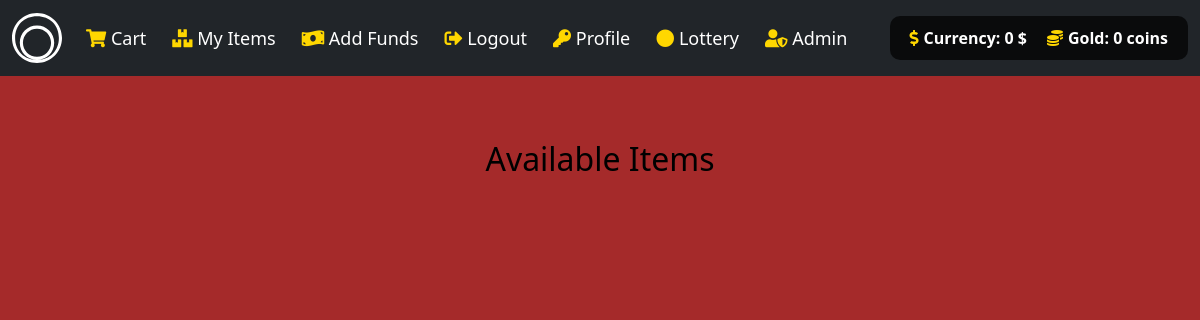
The app's page /item/scythe (signed in), older data.
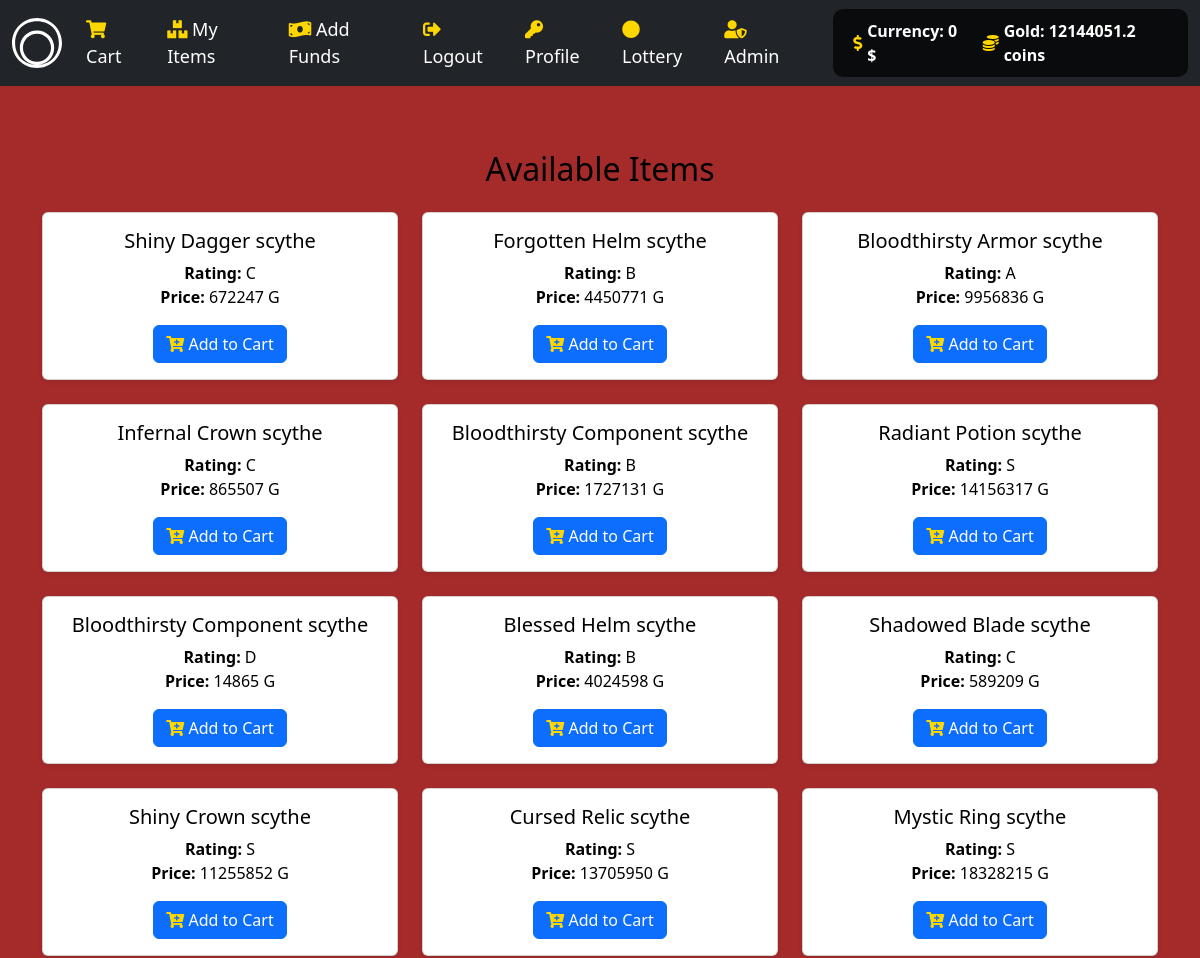
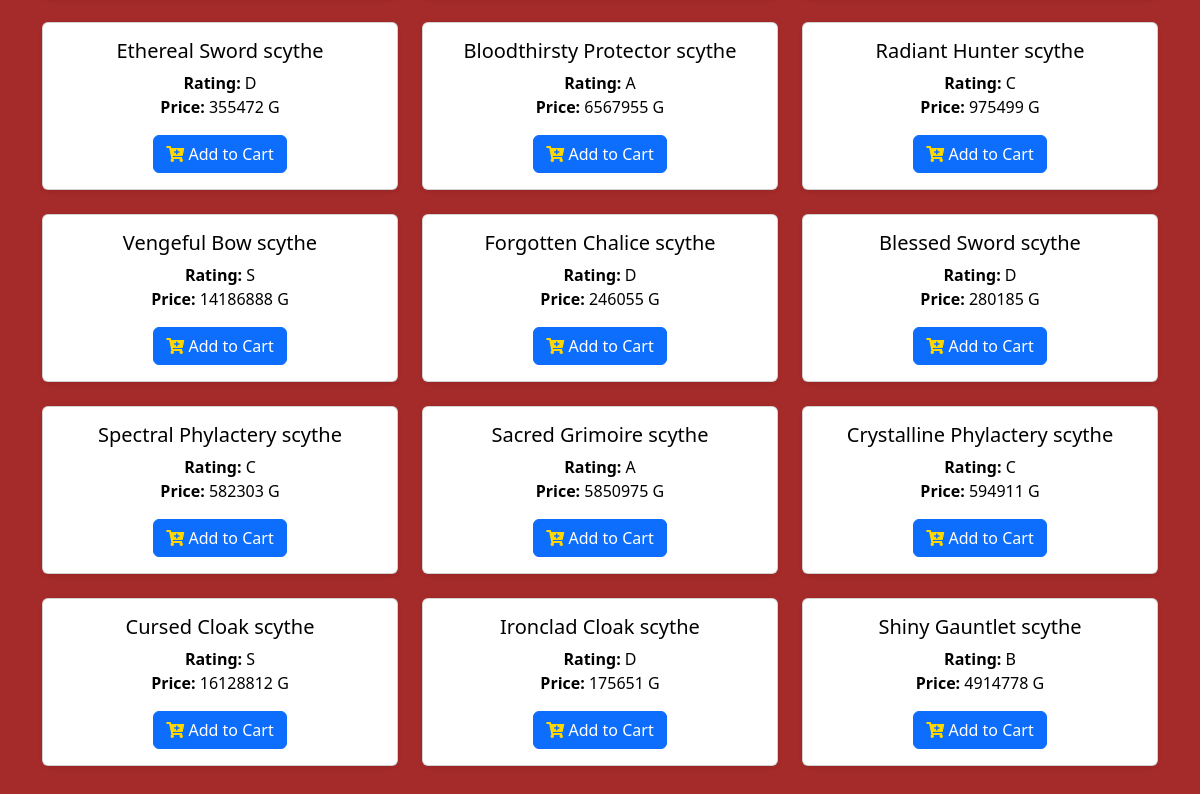
The same page, newer data (2 pictures, top to bottom).
### tables this page shows
CREATE TABLE user_store(ID int PRIMARY KEY,Funds int,Gold int);

CREATE TABLE object(Object_ID int PRIMARY KEY,
Object_Name varchar(100),
Object_type varchar(20),
listing varchar(2),
rating varchar(1),
price int,
image_src varchar(1000));

### main.py (the view)
@app.get("/item/{category}", response_class=HTMLResponse)
async def get_category_items(request: Request, category: str):
    if category not in categories:
        return HTMLResponse(content="Category not found", status_code=404)
    user = request.session.get("user")
    items = listed_object_data_generator(category)
    L = balance_checker(user)
    L = list(L[0])
    if category == "gold":
        return RedirectResponse("/gold")
    context = {
        "request": request,
        "items": items,
        "user": user,
        "cash": L[0],
        "cashG": L[1]
    }
    return templates.TemplateResponse(f"{category}.html", context)

### templates/scythe.html
{% extends "sword.html" %}

### templates/sword.html (shortened to what this page needs)
{% extends "layout.html" %}
{% block main %}
<div class="container mt-3">
    <h2 class="mb-4 text-center">Available Items</h2>
    <div id="item-container" class="row">
        {% for i in items %}
        <div class="col-md-4 mb-4">
            <div class="card shadow-sm h-100">
                <div class="card-body">
                    <h5 class="card-title">{{ i[1] }}</h5>
                    <p class="card-text">
                        <strong>Rating:</strong> {{ i[4] }}<br>
                        <strong>Price:</strong> {{ i[5] }} G
                    </p>
                    <button onclick="addToCart( '{{ i[0] }}'  , '{{ i[2] }}')" class="btn btn-primary btn-block">
                        <i class="fas fa-cart-plus"></i> Add to Cart
                    </button>
                </div>
            </div>
        </div>
        {% endfor %}
    </div>
</div>
{% endblock %}

### templates/layout.html (shortened to what this page needs)
<!DOCTYPE html>
<html lang="en">
<head>
    <link href="https://cdn.jsdelivr.net/npm/bootstrap@5.2.3/dist/css/bootstrap.min.css" rel="stylesheet">
    <link href="https://cdnjs.cloudflare.com/ajax/libs/font-awesome/5.15.1/css/all.min.css" rel="stylesheet">
    <link href="/static/CSSS.css" rel="stylesheet">
</head>
<body>
    <nav class="navbar navbar-expand-lg navbar-dark bg-dark">
        <div class="container-fluid">
            <a class="navbar-brand" href="/">
            </a>
            <div class="collapse navbar-collapse" id="mynavbar">
                {% if user %}
                <ul class="navbar-nav me-auto">
                    <li class="nav-item"><a class="nav-link" href="/cart"><i class="fas fa-shopping-cart"></i> Cart</a></li>
                    <li class="nav-item"><a class="nav-link" href="/objs"><i class="fas fa-boxes"></i> My Items</a></li>
                    <li class="nav-item"><a class="nav-link" href="/buy"><i class="fas fa-money-bill-wave"></i> Add Funds</a></li>
                    <li class="nav-item"><a class="nav-link" href="/logout"><i class="fas fa-sign-out-alt"></i> Logout</a></li>
                    <li class="nav-item"><a class="nav-link" href="/profile"><i class="fas fa-key"></i> Profile </a></li>
                    <li class="nav-item"><a class="nav-link" href="/lottery-wheel"><i class="fas fa-circle"></i> Lottery</a></li>
                    {% if user == 1 %}
                    <li class="nav-item"><a class="nav-link" href="/admin"><i class="fas fa-user-shield"></i> Admin</a></li>
                    {% endif %}
                </ul>
                <div class="balance-widget">
                    <div class="value">
                        <i class="fas fa-dollar-sign"></i> Currency: {{ cash }} $
                    </div>
                    <div class="value">
                        <i class="fas fa-coins"></i> Gold: {{ cashG }} coins
                    </div>
                </div>
                {% else %}
                <ul class="navbar-nav me-auto">
                    <li class="nav-item"><a class="nav-link" href="/register"><i class="fas fa-user-plus"></i> Register</a></li>
                    <li class="nav-item"><a class="nav-link" href="/login"><i class="fas fa-sign-in-alt"></i> Login</a></li>
                </ul>
                {% endif %}
            </div>
        </div>
    </nav>
    <main class="container-fluid py-5 text-center main-content">
        {% block main %}{% endblock %}
    </main>
</body>
</html>

Row changes from the older to the newer data that the page shows:
now on this page (row edited): user_store: Gold "12144051.2"
now on this page (row edited): object: Object_Name "Shiny Dagger scythe", rating "C", price "672247"
now on this page (row edited): object: Object_Name "Forgotten Helm scythe", rating "B", price "4450771"
now on this page (row edited): object: Object_Name "Bloodthirsty Armor scythe", rating "A", price "9956836"
now on this page (row edited): object: Object_Name "Infernal Crown scythe", rating "C", price "865507"
now on this page (row edited): object: Object_Name "Bloodthirsty Component scythe", rating "B", price "1727131"
now on this page (row edited): object: Object_Name "Radiant Potion scythe", rating "S", price "14156317"
added object: Object_Name "Bloodthirsty Component scythe", rating "D", price "14865"
added object: Object_Name "Blessed Helm scythe", rating "B", price "4024598"
added object: Object_Name "Shadowed Blade scythe", rating "C", price "589209"
added object: Object_Name "Shiny Crown scythe", rating "S", price "11255852"
added object: Object_Name "Cursed Relic scythe", rating "S", price "13705950"
added object: Object_Name "Mystic Ring scythe", rating "S", price "18328215"
added object: Object_Name "Ethereal Sword scythe", rating "D", price "355472"
added object: Object_Name "Bloodthirsty Protector scythe", rating "A", price "6567955"
added object: Object_Name "Radiant Hunter scythe", rating "C", price "975499"
added object: Object_Name "Vengeful Bow scythe", rating "S", price "14186888"
added object: Object_Name "Forgotten Chalice scythe", rating "D", price "246055"
added object: Object_Name "Blessed Sword scythe", rating "D", price "280185"
added object: Object_Name "Spectral Phylactery scythe", rating "C", price "582303"
added object: Object_Name "Sacred Grimoire scythe", rating "A", price "5850975"
added object: Object_Name "Crystalline Phylactery scythe", rating "C", price "594911"
added object: Object_Name "Cursed Cloak scythe", rating "S", price "16128812"
added object: Object_Name "Ironclad Cloak scythe", rating "D", price "175651"
added object: Object_Name "Shiny Gauntlet scythe", rating "B", price "4914778"
Text that changed along with them:
{{ cashG }}: "0" → (not shown)
